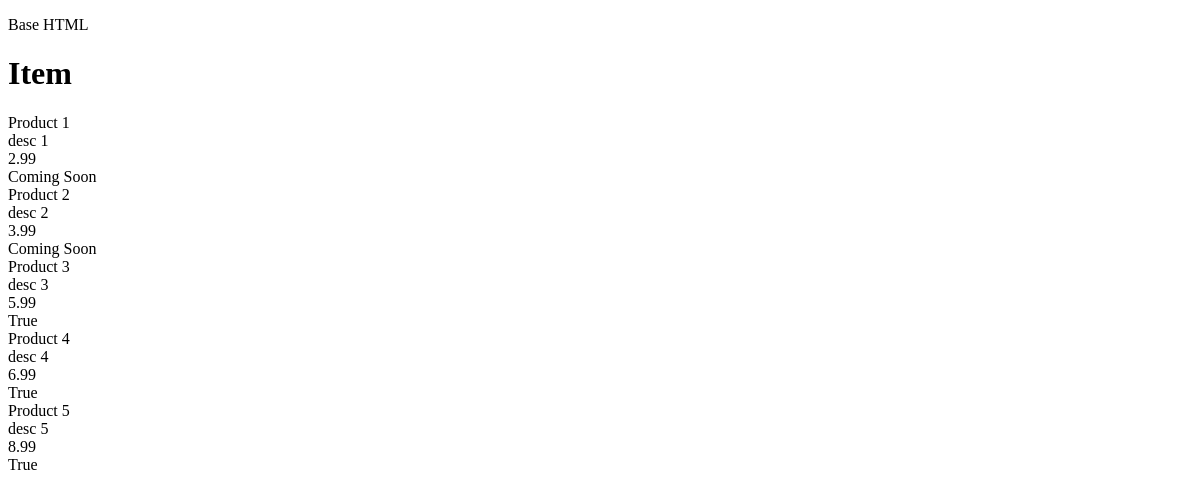
Page /details/ on the earlier database version.
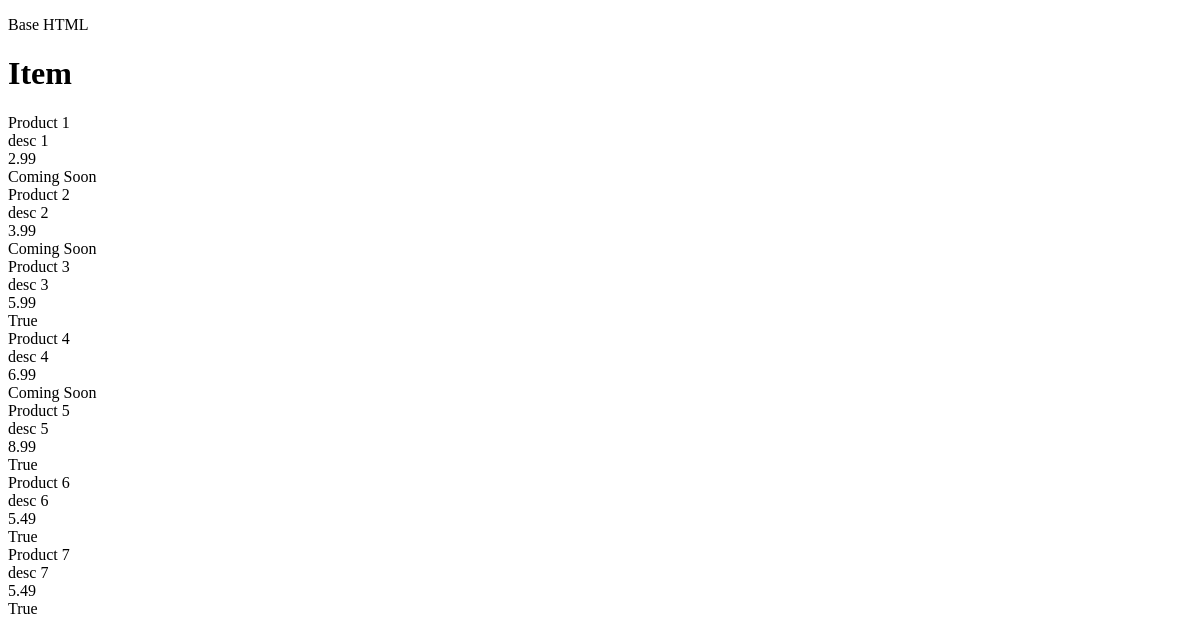
Same page on the later database version.
### firstapp/models.py (models this page shows, shortened)
class Products(models.Model):
    title = models.CharField(max_length=50, default='Product Title')
    description = models.TextField(blank=True, null=True)
    price = models.DecimalField(decimal_places=2, max_digits=5, default=0.00)
    active = models.BooleanField(default=False)

### firstapp/views.py (the view)
# urls.py: path('details/', fv.product_details_view, name='home'),
def product_details_view(request):
    obj = Products.objects.all()
    context = {
        'my_objs':obj,
    }
    return render(request, 'product/details.html', context)

### firstapp/templates/product/details.html
{% extends 'base.html' %}
{% block content %}
<h1>Item</h1>
{% for object in my_objs %}
    {{object.title}}<br>
    {{object.description}}<br>
    {{object.price}}<br>
    {% if object.active %}
        {{object.active}}<br>
    {% else %}
        Coming Soon<br>
    {% endif %}
{% endfor %}
{% endblock %}

### Templates/base.html (shortened to what this page needs)
<!DOCTYPE html>
<html>
    <head>
    </head>
    <body>
        <p>Base HTML</p>
        {% block content %}{% endblock %}
    </body>
</html>

Differences in the rows shown:
changed Products "Product 4": active "True" → (not shown); now shows "Coming Soon"
added Products: title "Product 6", description "desc 6", price "5.49", active "True"
added Products: title "Product 7", description "desc 7", price "5.49", active "True"
